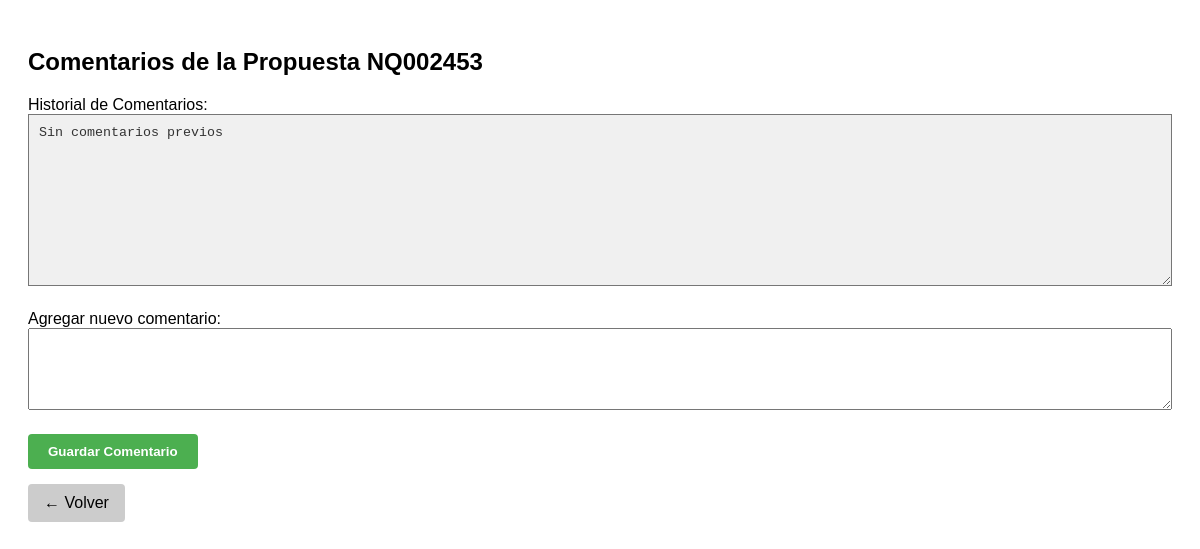
Before: /propuestas/comentarios/NQ002453?next=/? (signed in) with the older database file.
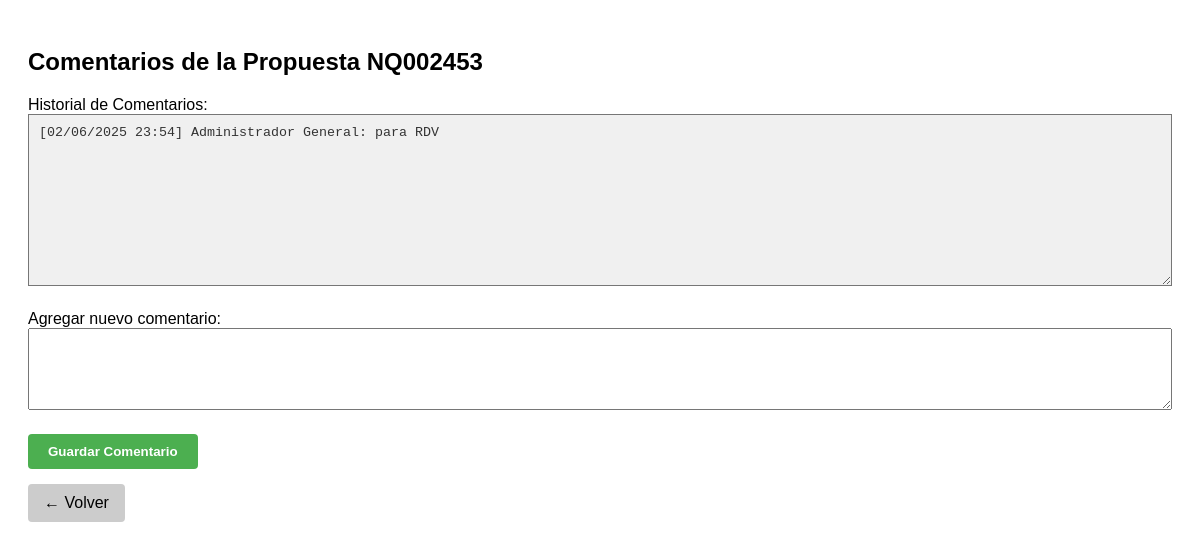
After: the same page with the newer database file.
### tables this page shows
CREATE TABLE propuestas (
    id TEXT PRIMARY KEY,
    nro_antiguo TEXT,
    fecha_solicitud DATE,
    fecha_actualizacion DATE,
    cliente TEXT,
    cliente_final TEXT,
    nombre_oportunidad TEXT,
    account_manager TEXT,
    contacto_cliente TEXT,
    preventa_asignado TEXT,
    probabilidad_cierre REAL,
    status TEXT,
    cierre_soles REAL,
    cierre_dolares REAL,
    comentarios TEXT
);

### app.py (the view, shortened to what this page needs)
@app.route("/propuestas/comentarios/<string:id>", methods=["GET", "POST"])
def editar_comentario(id):
    if "usuario_id" not in session:
        return redirect(url_for("login"))
    propuesta = next((p for p in leer_propuestas({"id": id}) if p.id == id), None)
    if not propuesta:
        flash("Propuesta no encontrada.", "error")
        return redirect(url_for("index"))
    return render_template(
        "editar_comentario.html",
        propuesta=propuesta,
        next=request.args.get("next")
    )

### app.py (called while the page is built)
@app.before_request
def verificar_acceso():
    rutas_publicas = ["/login", "/static", "/favicon.ico"]
    if not session.get("usuario_id"):
        if not any(request.path.startswith(r) for r in rutas_publicas):
            return redirect(url_for('login'))

### utils/db_connection.py (called while the page is built)
def get_db_connection():
    base_dir = os.path.dirname(os.path.abspath(__file__))
    db_path = os.path.join(base_dir, '..', 'database', 'crm_database.db')
    conn = sqlite3.connect(db_path)
    conn.row_factory = sqlite3.Row  # ✅ Esto permite acceder a las columnas por nombre
    conn.execute("PRAGMA foreign_keys = ON")  # ✅ Activar claves foráneas
    return conn

### templates/editar_comentario.html (shortened to what this page needs)
<!DOCTYPE html>
<html lang="es">
<head>
</head>
<body>
    <h2>Comentarios de la Propuesta {{ propuesta.id }}</h2>
    <label>Historial de Comentarios:</label>
    <textarea class="readonly-area" rows="10" readonly>{{ propuesta.comentarios or "Sin comentarios previos" }}</textarea>
    <form method="POST">
        <label for="nuevo_comentario">Agregar nuevo comentario:</label>
        <textarea name="nuevo_comentario" rows="4" required></textarea>
        <button type="submit" class="button">Guardar Comentario</button>
    </form>
    {% if next %}
        <a href="{{ next }}" class="volver">← Volver</a>
    {% else %}
        {% if request.args.get('next') %}
          <a href="{{ request.args.get('next') }}" class="volver">← Volver</a>
        {% else %}
          <a href="{{ url_for('index') }}" class="volver">← Volver</a>
        {% endif %}
    {% endif %}
</body>
</html>

### templates/editar_comentario.html (style rules this page uses)
body { font-family: Arial, sans-serif; padding: 20px; }
textarea { width: 100%; padding: 10px; box-sizing: border-box; margin-bottom: 20px; }
.readonly-area { background-color: #f0f0f0; color: #333; }
.button { background-color: #4CAF50; color: white; padding: 10px 20px; border: none; border-radius: 4px; font-weight: bold; cursor: pointer; }
.volver { display: inline-block; margin-top: 15px; text-decoration: none; background-color: #ccc; padding: 10px 16px; border-radius: 4px; color: black; }

Changed rows visible on the page:
changed propuestas "NQ002453": comentarios "Sin comentarios previos" → "[02/06/2025 23:54] Administrador General: para RDV"
